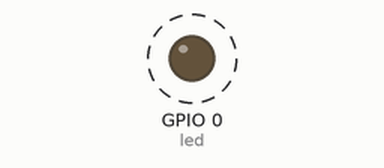
Bench run of a program on a simulated ESP8266 board running MicroPython. Shown: output pins drawn as LEDs (lit = HIGH). Dashed ring = blinking. What the program prints to the serial console is not drawn. At 20.0 s the program stops and its outputs stay as they are.

Above: at 0.5 s.
Timing chart, 0 to 4.6 s (numbered marks = the images above):
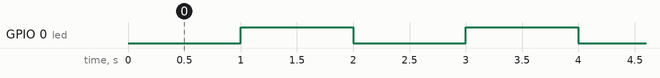

Measured:
- by itself, GPIO 0 (led): alternates HIGH for 1.0 s and LOW for 1.0 s, 19 changes in all, then stays HIGH

The program:

blinky.py
```python
from machine import Pin
from time import sleep

# Led rouge sur la carte
led = Pin( 0, Pin.OUT )
# Eteindre LED (logique inversée)
led.value( 1 )

def blink( count = 3 ):
    # clignoter = changer 2x d état
    for i in range( count * 2 ):
        # changer etat de l entrée
        led.value( 0 if led.value()==1 else 1 )
        sleep( 1 )
    # Eteindre la LED
    led.value( 1 )

# exécution (pour un temps limité)
print( 'Blink x 10' )
blink( 10 )
print( 'C est fait' )
```
